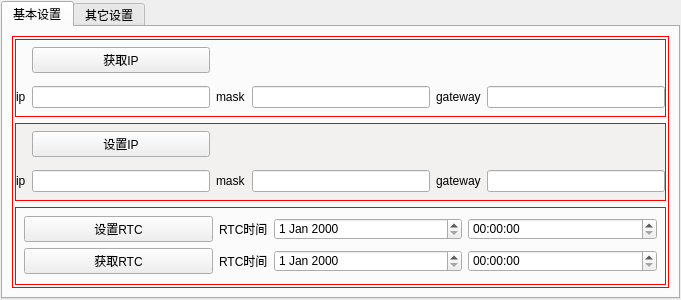
<?xml version="1.0" encoding="UTF-8"?>
<ui version="4.0">
 <class>SubWindowLocalConfig</class>
 <widget class="QWidget" name="SubWindowLocalConfig">
  <property name="geometry">
   <rect>
    <x>0</x>
    <y>0</y>
    <width>681</width>
    <height>300</height>
   </rect>
  </property>
  <property name="windowTitle">
   <string>Form</string>
  </property>
  <layout class="QGridLayout" name="gridLayout_4">
   <property name="leftMargin">
    <number>1</number>
   </property>
   <property name="topMargin">
    <number>1</number>
   </property>
   <property name="rightMargin">
    <number>1</number>
   </property>
   <property name="bottomMargin">
    <number>1</number>
   </property>
   <item row="0" column="0">
    <widget class="QTabWidget" name="tabWidget">
     <property name="currentIndex">
      <number>0</number>
     </property>
     <widget class="QWidget" name="tab">
      <attribute name="title">
       <string>基本设置</string>
      </attribute>
      <layout class="QGridLayout" name="gridLayout_5">
       <item row="0" column="0">
        <widget class="QWidget" name="widget_3" native="true">
         <property name="styleSheet">
          <string notr="true">QWidget#widget_3
{
	border:1px solid red
}</string>
         </property>
         <layout class="QGridLayout" name="gridLayout_6">
          <property name="leftMargin">
           <number>3</number>
          </property>
          <property name="topMargin">
           <number>3</number>
          </property>
          <property name="rightMargin">
           <number>3</number>
          </property>
          <property name="bottomMargin">
           <number>3</number>
          </property>
          <item row="0" column="0">
           <widget class="QWidget" name="widget" native="true">
            <property name="styleSheet">
             <string notr="true">QWidget#widget
{
	border:1px solid red
}</string>
            </property>
            <layout class="QGridLayout" name="gridLayout_2">
             <property name="leftMargin">
              <number>1</number>
             </property>
             <property name="topMargin">
              <number>1</number>
             </property>
             <property name="rightMargin">
              <number>1</number>
             </property>
             <property name="bottomMargin">
              <number>1</number>
             </property>
             <item row="0" column="1">
              <widget class="QPushButton" name="getip">
               <property name="text">
                <string>获取IP</string>
               </property>
              </widget>
             </item>
             <item row="1" column="0">
              <widget class="QLabel" name="label_2">
               <property name="text">
                <string>ip</string>
               </property>
              </widget>
             </item>
             <item row="1" column="1">
              <widget class="QLineEdit" name="lineEdit_getip"/>
             </item>
             <item row="1" column="2">
              <widget class="QLabel" name="label_3">
               <property name="text">
                <string>mask</string>
               </property>
              </widget>
             </item>
             <item row="1" column="3">
              <widget class="QLineEdit" name="lineEdit_getmask"/>
             </item>
             <item row="1" column="4">
              <widget class="QLabel" name="label_4">
               <property name="text">
                <string>gateway</string>
               </property>
              </widget>
             </item>
             <item row="1" column="5">
              <widget class="QLineEdit" name="lineEdit_getgateway"/>
             </item>
            </layout>
           </widget>
          </item>
          <item row="1" column="0">
           <widget class="QWidget" name="widget_2" native="true">
            <property name="styleSheet">
             <string notr="true">QWidget#widget_2
{
	border:1px solid red;
   background-color:#F2F1EF;
}</string>
            </property>
            <layout class="QGridLayout" name="gridLayout_3">
             <property name="leftMargin">
              <number>1</number>
             </property>
             <property name="topMargin">
              <number>1</number>
             </property>
             <property name="rightMargin">
              <number>1</number>
             </property>
             <property name="bottomMargin">
              <number>1</number>
             </property>
             <item row="0" column="1">
              <widget class="QPushButton" name="setip">
               <property name="text">
                <string>设置IP</string>
               </property>
              </widget>
             </item>
             <item row="1" column="0">
              <widget class="QLabel" name="label_5">
               <property name="text">
                <string>ip</string>
               </property>
              </widget>
             </item>
             <item row="1" column="1">
              <widget class="QLineEdit" name="lineEdit_setip"/>
             </item>
             <item row="1" column="2">
              <widget class="QLabel" name="label_6">
               <property name="text">
                <string>mask</string>
               </property>
              </widget>
             </item>
             <item row="1" column="3">
              <widget class="QLineEdit" name="lineEdit_setmask"/>
             </item>
             <item row="1" column="4">
              <widget class="QLabel" name="label_7">
               <property name="text">
                <string>gateway</string>
               </property>
              </widget>
             </item>
             <item row="1" column="5">
              <widget class="QLineEdit" name="lineEdit_setgateway"/>
             </item>
            </layout>
           </widget>
          </item>
          <item row="2" column="0">
           <widget class="QWidget" name="widget_4" native="true">
            <property name="styleSheet">
             <string notr="true">QWidget#widget_4
{
	border:1px solid red
}</string>
            </property>
            <layout class="QGridLayout" name="gridLayout">
             <item row="0" column="0">
              <widget class="QPushButton" name="setrtc">
               <property name="text">
                <string>设置RTC</string>
               </property>
              </widget>
             </item>
             <item row="0" column="1">
              <widget class="QLabel" name="label_9">
               <property name="sizePolicy">
                <sizepolicy hsizetype="Maximum" vsizetype="Preferred">
                 <horstretch>0</horstretch>
                 <verstretch>0</verstretch>
                </sizepolicy>
               </property>
               <property name="text">
                <string>RTC时间</string>
               </property>
              </widget>
             </item>
             <item row="0" column="2">
              <widget class="QDateEdit" name="dateEdit_setrtc"/>
             </item>
             <item row="0" column="3">
              <widget class="QTimeEdit" name="timeEdit_set"/>
             </item>
             <item row="1" column="0">
              <widget class="QPushButton" name="getrtc">
               <property name="text">
                <string>获取RTC</string>
               </property>
              </widget>
             </item>
             <item row="1" column="1">
              <widget class="QLabel" name="label_10">
               <property name="sizePolicy">
                <sizepolicy hsizetype="Maximum" vsizetype="Preferred">
                 <horstretch>0</horstretch>
                 <verstretch>0</verstretch>
                </sizepolicy>
               </property>
               <property name="text">
                <string>RTC时间</string>
               </property>
              </widget>
             </item>
             <item row="1" column="2">
              <widget class="QDateEdit" name="dateEdit_getrtc"/>
             </item>
             <item row="1" column="3">
              <widget class="QTimeEdit" name="timeEdit_get"/>
             </item>
            </layout>
           </widget>
          </item>
         </layout>
        </widget>
       </item>
      </layout>
     </widget>
     <widget class="QWidget" name="tab_2">
      <attribute name="title">
       <string>其它设置</string>
      </attribute>
      <widget class="QLabel" name="label_datime">
       <property name="geometry">
        <rect>
         <x>50</x>
         <y>90</y>
         <width>541</width>
         <height>61</height>
        </rect>
       </property>
       <property name="text">
        <string/>
       </property>
      </widget>
     </widget>
    </widget>
   </item>
  </layout>
 </widget>
 <resources/>
 <connections/>
</ui>
